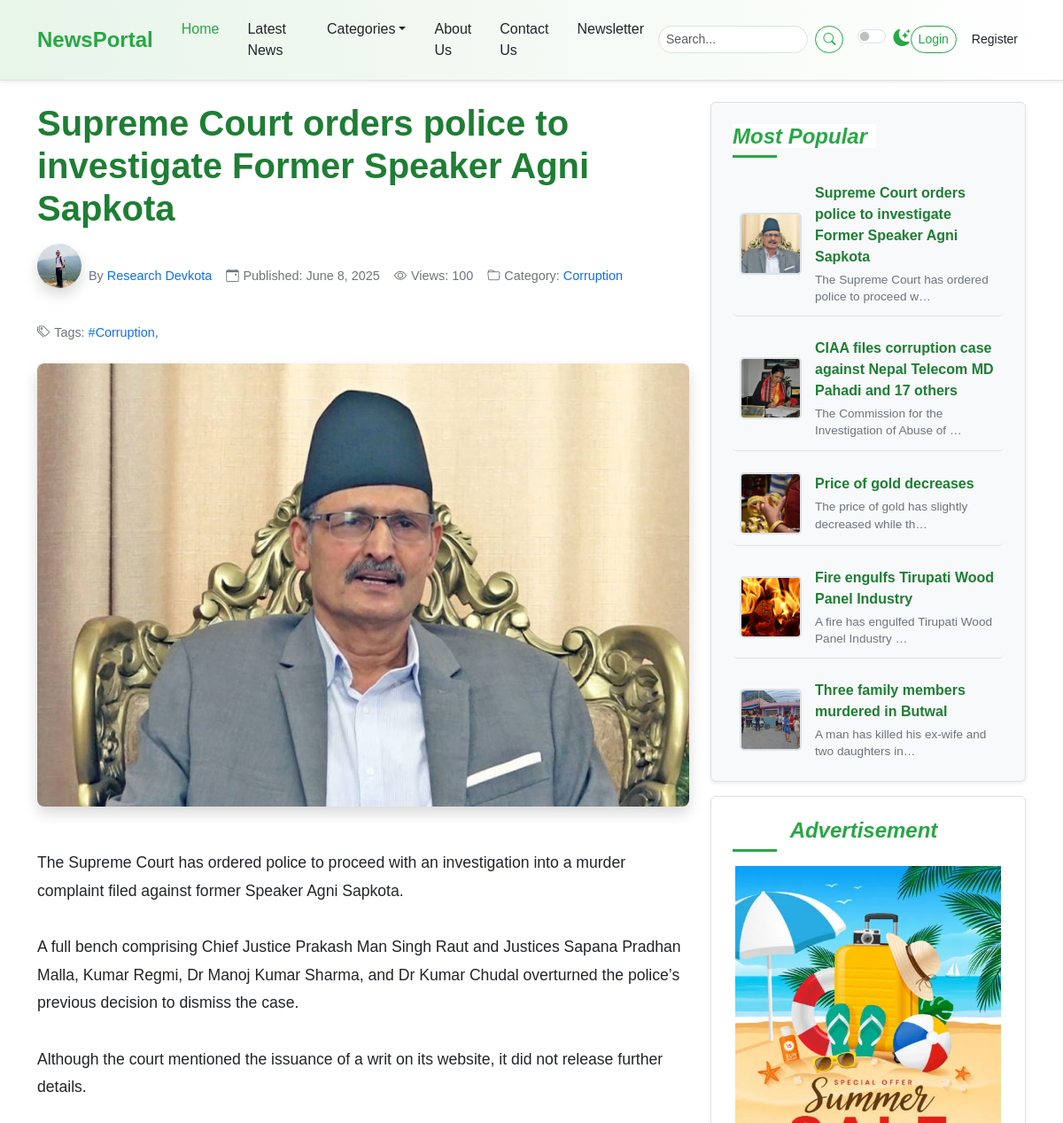
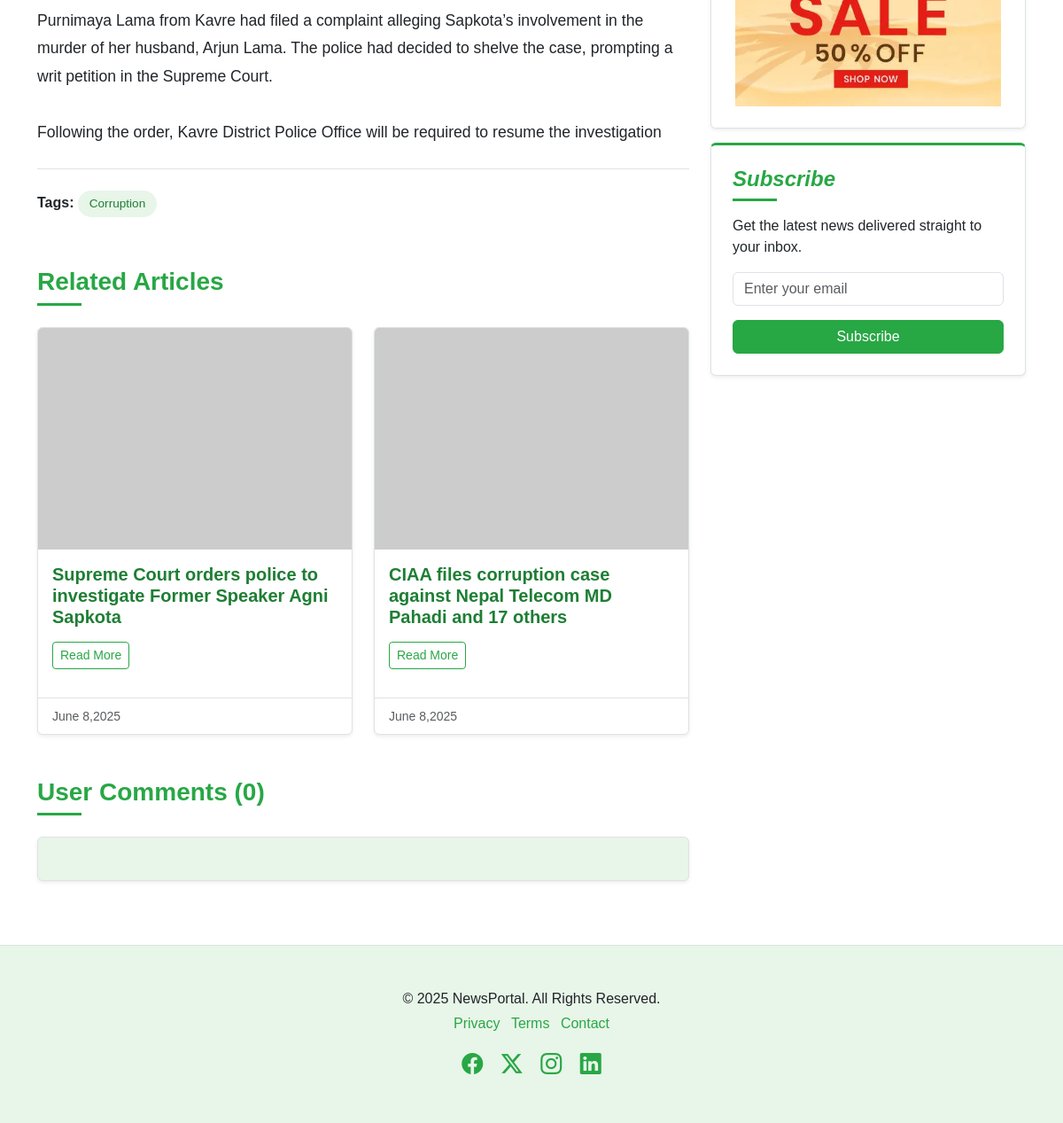
Page /post-detail/7/ on the committed database (2 pictures, top to bottom).
### newspaper/models.py (models this page shows, shortened)
class TimeStampModel(models.Model):
    created_at = models.DateTimeField(auto_now_add=True)
    updated_at = models.DateTimeField(auto_now=True)
    class Meta:
        abstract = True

class Post(TimeStampModel):
    STATUS_CHOICES = [
        ("active", "Active"),
        ("inactive", "Inactive"),
    ]
    title = models.CharField(max_length=200)
    content = models.TextField()
    featured_image = models.ImageField(upload_to="post_image/%Y/%m/%d", blank=False)
    author = models.ForeignKey("auth.User", on_delete=models.CASCADE)
    status = models.CharField(max_length=20, choices=STATUS_CHOICES, default="active")
    views_count = models.PositiveBigIntegerField(default=0)
    published_at = models.DateTimeField(null=True, blank=True)
    category = models.ForeignKey(Category, on_delete=models.CASCADE)
    tag = models.ManyToManyField(Tag)

class UserProfile(TimeStampModel):
    user = models.OneToOneField("auth.User", on_delete = models.CASCADE)
    image= models.ImageField(upload_to = "user_images/%Y/%mm/%d", blank =False)
    address = models.CharField(max_length=200)
    biography = models.TextField()

class Category(TimeStampModel):
    name = models.CharField(max_length=100)
    icon = models.CharField(max_length=100, null=True, blank=True)
    description = models.TextField(null=True, blank=True)
    class Meta:
        ordering = ["name"]
        verbose_name = "category"
        verbose_name_plural = "categories"

class Tag(TimeStampModel):
    name = models.CharField(max_length=100)

class Advertisement(TimeStampModel):
    title = models.CharField(max_length=100)
    image = models.ImageField(upload_to="advertisements/%Y/%m/%d", blank = False )

### newspaper/views.py (the view, shortened to what this page needs)
# urls.py: path("post-detail/<int:pk>/",PostDetailView.as_view(), name= "post-detail"),
class PostDetailView(SidebarMixin, DetailView):
    model = Post
    template_name = "newsportal/detail/detail.html"
    context_object_name = "post"
    def get_queryset(self):
        return super().get_queryset().filter(
            published_at__isnull=False, status="active"
        )
    def get_context_data(self, **kwargs):
        context = super().get_context_data(**kwargs)
        current_post = self.get_object()
        current_post.views_count +=1
        current_post.save()
        context["related_posts"] = Post.objects.filter(
            published_at__isnull = False, status = "active", category = self.object.category
        ).order_by("-published_at", "-views_count")[:2]
        return context

### newspaper/nav.py (called while the page is built)
def navigation(request):
    categories = Category.objects.all()[:4]
    return {"categories":categories}

### newspaper/views.py (called while the page is built)
    def get_context_data(self, **kwargs):
        context = super().get_context_data(**kwargs)
        context["popular_posts"] = Post.objects.filter(
            published_at__isnull=False, status="active"
        ).order_by("-published_at")[:5]
        context["advertisement"] = (
            Advertisement.objects.all().order_by("-created_at").first()
        )
        return context

### templates/newsportal/detail/detail.html (shortened to what this page needs)
{% extends "newsportal/base.html" %}
{% block content %}
<div class="container mt-4">
  <div class="row">
    <div class="col-lg-8">
      {% include "newsportal/detail/left/post_detail.html" %}
      {% include "newsportal/detail/left/related_articles.html" %}
      <section class="comments-section mt-5">
        {% include "newsportal/detail/left/comment_form.html" %}
      </section>
    </div>
    <div class="col-lg-4">
      <div class="position-sticky sticky-sidebar-offset">
        {% include "newsportal/home/right/most_popular.html" %}
        {% include "newsportal/home/right/advertisement.html" %}
        {% include "newsportal/home/right/newsletter.html" %}
      </div>
    </div>
  </div>
</div>
{% endblock content %}

### templates/newsportal/detail/left/post_detail.html
          <article>
            <header class="article-header mb-4">
              <h1 class="article-title">{{ post.title }}</h1>
              <div class="article-meta">
                <span class="author-profile">
                  <img src="{{ post.author.userprofile.image.url }}" alt="Author"  width="50" height="50"/>
                  By <a href="#" class="text-decoration-none ms-1">{{ post.author.get_full_name }}</a>
                </span>
                <span><i class="bi bi-calendar-event"></i> Published: {{ post.published_at|date:"F j, Y" }}</span>
                <span><i class="bi bi-eye"></i> Views: {{ post.views_count }}</span>
                <span><i class="bi bi-folder"></i>Category: <a href="#" class="text-decoration-none ms-1">{{ post.category.name }}</a></span>
                <span><i class="bi bi-tags"></i>Tags: <a href="#" class="text-decoration-none ms-1">{% for tag in post.tag.all %}#{{tag.name }},{% endfor %}</a></span>
              </div>
              <img src="{{ post.featured_image.url }}"
                   alt="{{ post.title }}" width="1200" height="500"/>
            </header>
            <section class="article-content">
              <p>
                  {{ post.content|linebreaksbr }}
              </p>
            </section>
            <footer class="mt-4 pt-4 border-top">
              <div class="article-tags">
                <strong>Tags:</strong>
               {% for tag in post.tag.all %}<a href="#">{{ tag.name|title }}</a>{% endfor %}
              </div>
            </footer>
          </article>

### templates/newsportal/detail/left/related_articles.html (shortened to what this page needs)
<section class="related-articles mt-5">
  <h3 class="mb-4 section-title">
    <span>Related Articles</span>
  </h3>
  <div class="row row-cols-1 row-cols-md-2 g-4">
    {% for related_post in related_posts %}
    <div class="col">
      <div class="card h-100 shadow-sm news-card">
        <img src="https://placehold.co/400x250/6c757d/ffffff?text=Related+1" class="card-img-top"
          alt="Related News 1"  width="400" height="250"/>
        <div class="card-body">
          <h5 class="card-title">{{ related_post.title }}</h5>
          <a href="{% urls'post-detail' related_post.pk }" class="btn btn-outline-success btn-sm mt-2">Read More</a>
        </div>
        <div class="card-footer">
          <small class="text-muted">{{ post.published_at|date:"F j,Y" }}</small>
        </div>
      </div>
    </div>
  </div>
</section>

### templates/newsportal/detail/left/comment_form.html (shortened to what this page needs)
<section class="comments-section mt-5">
  <h3 class="mb-4 section-title">
    <span>User Comments ({{ post.comment_set.count }})</span>
  </h3>
  <div class="card p-4 shadow-sm mb-4">
  </div>

### templates/newsportal/home/right/most_popular.html
                <div class="p-4 mb-3 bg-light rounded sidebar-widget shadow-sm">
                    <h4 class="fst-italic section-title">
                        <span>Most Popular</span>
                    </h4>
                    <ul class="list-unstyled mb-0 popular-list">
                        {% for post in popular_posts %}
                        <li>
                            <img src="{{ post.featured_image.url }}" alt="Popular 1" width="70" height="70" />
                            <div>
                                <a href="{% url 'post-detail' post.pk %}" class="popular-title-link">{{ post.title }}</a>
                                <p class="popular-description">{{ post.content|truncatechars:50 }}</p>
                            </div>
                        </li>
                        {% endfor %}
                    </ul>
                </div>

### templates/newsportal/home/right/advertisement.html
                <div class="p-4 mb-3 rounded sidebar-widget shadow-sm text-center">
                    <h4 class="fst-italic section-title">
                        <span>Advertisement</span>
                    </h4>
                    <img src="{{ advertisement.image.url }}" class="img-fluid"
                        alt="Advertisement" width="300" height="250" />
                </div>

### static/css/style.css (style rules this page uses)
:root { --primary-green: #28a745; --light-green: #e8f5e9; --dark-green: #1e7e34; --accent-green: #5cb85c; --text-color-light: #212529; --text-color-dark: #f8f9fa; --bg-light: #ffffff; --bg-dark: #212529; --card-bg-light: #ffffff; --card-bg-dark: #343a40; --border-color-light: #dee2e6; --border-color-dark: #495057; --shadow-sm: 0 0.125rem 0.25rem rgba(0, 0, 0, 0.075); --shadow: 0 0.5rem 1rem rgba(0, 0, 0, 0.15); --transition-speed: 0.3s ease; }
body { font-family: "Poppins", sans-serif; background-color: var(--bg-light); color: var(--text-color-light); transition: background-color var(--transition-speed), color var(--transition-speed); }
.section-title { position: relative; padding-bottom: 10px; margin-bottom: 20px; font-weight: 600; color: var(--primary-green); }
.section-title span { position: relative; z-index: 1; background-color: var(--bg-light); padding-right: 10px; }
.section-title::after { content: ""; position: absolute; left: 0; bottom: 0; width: 50px; height: 3px; background-color: var(--primary-green); }
.card { border: 1px solid var(--border-color-light); transition: box-shadow var(--transition-speed), transform var(--transition-speed); background-color: var(--card-bg-light); color: var(--text-color-light); }
.card-title { color: var(--dark-green); font-weight: 600; }
.card-footer { background-color: transparent; border-top: 1px solid var(--border-color-light); }
.sidebar-widget { background-color: var(--card-bg-light); border: 1px solid var(--border-color-light); padding: 1.5rem !important; }
.sidebar-widget h4 { color: var(--primary-green); margin-bottom: 1rem; }
.popular-list li { display: flex; align-items: center; margin-bottom: 0.75rem; padding: 0.75rem 0.5rem; border-bottom: 1px solid var(--border-color-light); transition: background-color var(--transition-speed); border-radius: 5px; }
.popular-list li:last-child { border-bottom: none; margin-bottom: 0; padding-bottom: 0; }
.popular-list img { width: 70px; height: 70px; object-fit: cover; border-radius: 5px; margin-right: 15px; flex-shrink: 0; border: 2px solid var(--border-color-light); }
.popular-list li div { display: flex; flex-direction: column; justify-content: center; flex-grow: 1; }
.popular-list .popular-title-link { text-decoration: none; color: var(--dark-green); font-weight: 600; margin-bottom: 0.25rem; display: block; transition: color var(--transition-speed); }
.popular-list .popular-description { font-size: 0.85rem; color: #6c757d; margin-bottom: 0; line-height: 1.4; }
.popular-list a { text-decoration: none; color: var(--text-color-light); transition: color var(--transition-speed); flex-grow: 1; }
.btn-outline-success { color: var(--primary-green); border-color: var(--primary-green); transition: background-color var(--transition-speed), color var(--transition-speed); }
.article-header img { width: 100%; max-height: 500px; object-fit: cover; border-radius: 0.5rem; margin-bottom: 1.5rem; box-shadow: var(--shadow); }
.article-title { font-size: 2.5rem; font-weight: 700; margin-bottom: 1rem; color: var(--dark-green); }
.article-meta { font-size: 0.9rem; color: #6c757d; margin-bottom: 1.5rem; display: flex; flex-wrap: wrap; gap: 1rem; align-items: center; }
.article-meta span { display: inline-flex; align-items: center; }
.article-meta i { margin-right: 0.3rem; }
.author-profile img { width: 50px; height: 50px; border-radius: 50%; margin-right: 0.5rem; }
.article-content { line-height: 1.8; font-size: 1.1rem; }
.article-tags a { display: inline-block; background-color: var(--light-green); color: var(--dark-green); padding: 0.3rem 0.8rem; margin-right: 0.5rem; margin-bottom: 0.5rem; border-radius: 15px; font-size: 0.85rem; text-decoration: none; transition: background-color var(--transition-speed), color var(--transition-speed); }
.related-articles .card { margin-bottom: 1rem; }
.comments-section .card { background-color: var(--light-green); border: 1px solid var(--border-color-light); }
.sticky-sidebar-offset { top: 6rem; }

### rows in the picture
Post: title "Supreme Court orders police to investigate Former Speaker Agni Sapkota", author.userprofile.image (picture), author.get_full_name "Research Devkota", published_at "June 8, 2025", views_count "100", category.name "Corruption", featured_image (picture), content "The Supreme Court has ordered police to proceed with an investigation into a murder complaint filed against former Speaker Agni Sapkota. A full bench comprising Chief Justice Prakash Man Singh Raut and Justices Sapana Pradhan Malla, Kumar Regmi, Dr Manoj Kumar Sharma, and Dr Kumar Chudal overturned the police’s previous decision to dismiss the case. Although the court mentioned the issuance of a writ on its website, it did not release further details. Purnimaya Lama from Kavre had filed a complaint alleging Sapkota’s involvement in the murder of her husband, Arjun Lama. The police had decided to shelve the case, prompting a writ petition in the Supreme Court. Following the order, Kavre…", published_at "June 8,2025", comment_set.count "0", content "The Supreme Court has ordered police to proceed w…"
Tag: name "Corruption"
Post: title "CIAA files corruption case against Nepal Telecom MD Pahadi and 17 others", featured_image (picture), content "The Commission for the Investigation of Abuse of …"
Post: featured_image (picture), title "Price of gold decreases", content "The price of gold has slightly decreased while th…"
Post: featured_image (picture), title "Fire engulfs Tirupati Wood Panel Industry", content "A fire has engulfed Tirupati Wood Panel Industry …"
Post: featured_image (picture), title "Three family members murdered in Butwal", content "A man has killed his ex-wife and two daughters in…"
Advertisement: image (picture)
